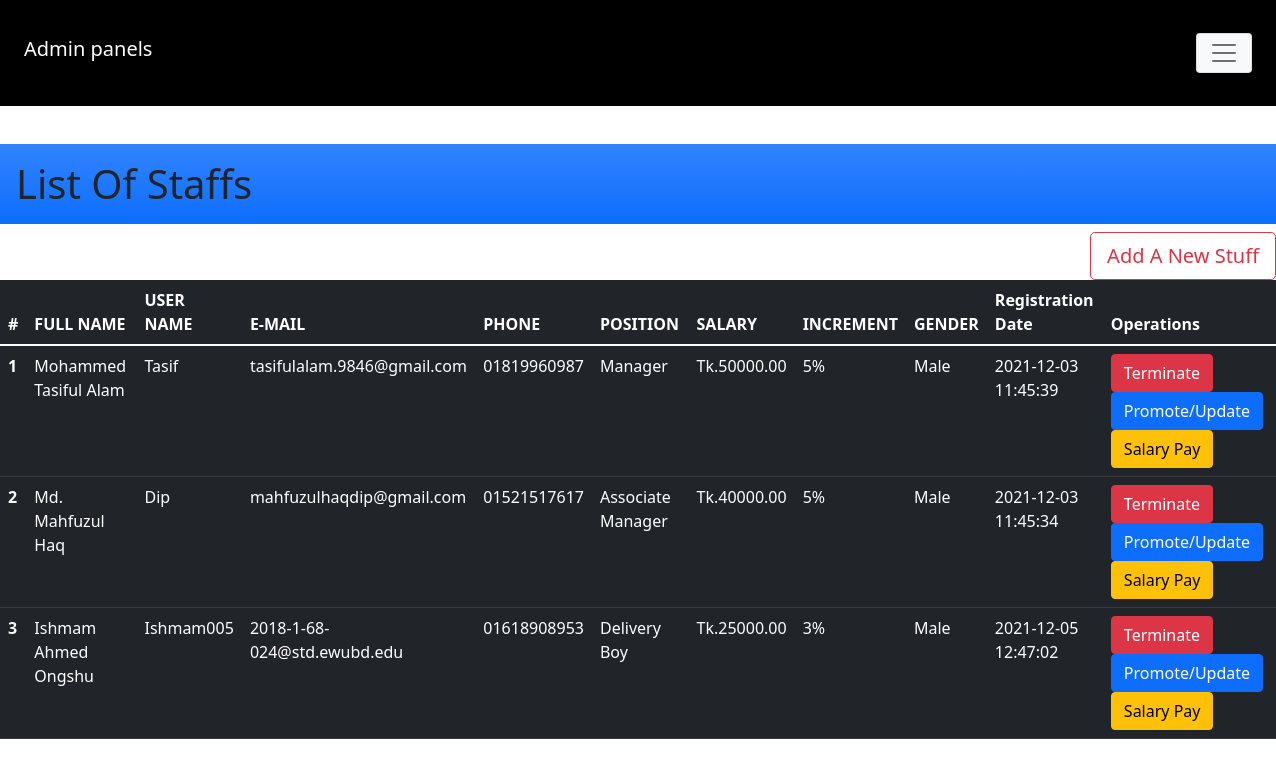
The page /TOD_Cafe/afterlogin admins panel.php?stuff=stuff on the database its author committed.
### tables this page shows
CREATE TABLE `persons_stuff` (
  `id` int(11) UNSIGNED NOT NULL,
  `username` varchar(255) NOT NULL,
  `fullname` varchar(255) NOT NULL,
  `email` varchar(255) DEFAULT NULL,
  `phonenumber` varchar(15) NOT NULL,
  `pass` varchar(15) NOT NULL DEFAULT '123456',
  `gender` varchar(15) NOT NULL,
  `position` varchar(255) NOT NULL,
  `reg_date` timestamp NOT NULL DEFAULT current_timestamp() ON UPDATE current_timestamp(),
  `login_status` tinyint(1) DEFAULT 1
);

CREATE TABLE `position` (
  `position` varchar(200) NOT NULL,
  `salary` decimal(10,2) DEFAULT NULL,
  `increment` int(11) DEFAULT NULL
);

### TOD_Cafe/Show_List.php (the view, shortened to what this page needs)
<?php
        if(isset($_GET['stuff']))
        {
          echo "<h1 class = 'p-3 mb-2 bg-primary bg-gradient'>List Of Staffs</h1>";
          echo "
          <div class='d-grid gap-2 d-md-flex justify-content-md-end'><a class = 'btn btn-outline-danger btn-lg' href='Insert_stuff.php'>Add A New Stuff</a></div>";
          echo "
                <table class='table table-dark table-hover'>
                    <thead>
                    <tr>
                      <th scope='col'>#</th>
                      <th scope='col'>FULL NAME</th>
                      <th scope='col'>USER NAME</th>
                      <th scope='col'>E-MAIL</th>
                      <th scope='col'>PHONE</th>
                      <th scope='col'>POSITION</th>
                      <th scope='col'>SALARY</th>
                      <th scope='col'>INCREMENT</th>
                      <th scope='col'>GENDER</th>
                      <th scope='col'>Registration Date</th>
                      <th scope='col'>Operations</th>
                    </tr>
                  </thead>
                  <tbody>";
                include "localhost.php";
                $sql = "SELECT * FROM `persons_stuff` NATURAL JOIN position";
                $result = mysqli_query($conn, $sql);
                if (mysqli_num_rows($result) > 0)
                {
                  $i = 1;
                  while($row = mysqli_fetch_assoc($result))
                  {
                    $fname = $row['fullname'];
                    $uname = $row['username'];
                    $email = $row['email'];
                    $phone = $row['phonenumber'];
                    $pos = $row['position'];
                    $gender = $row['gender'];
                    $sala = $row['salary'];
                    $inc = $row['increment']/5;
                    $reg = $row['reg_date'];
                    echo "
                    <tr>
                      <th scope='row'>$i</th>
                      <td>$fname</td>
                      <td>$uname</td>
                      <td>$email</td>
                      <td>$phone</td>
                      <td>$pos</td>
                      <td>Tk.$sala</td>
                      <td>$inc%</td>
                      <td>$gender</td>
                      <td>$reg</td>
                      <td><a href = 'Terminate_stuff.php?stuff_Delete=$uname&email=$email' class='btn btn-danger'>Terminate</a><a href='edit_stuff.php?stuff=$uname&email=$email' class='btn btn-primary'>Promote/Update</a><a class='btn btn-warning'>Salary Pay</a></td>
                    </tr>";
                    $i++;
                  }
                }
                else
                {
                  echo "0 results";
                }
            echo "</tbody>
          </table>";
        }
?>

### TOD_Cafe/afterlogin admins panel.php (shortened to what this page needs)
<?php
include "localhost.php";
?>
<!DOCTYPE html>
<html lang="en">
<head>
    <link rel="stylesheet" href="CSS/bootstrap/css/bootstrap.min.css">
</head>
<body>
    <div>
        <nav class="navbar navbar-light bg-black fixed-top">
            <div class="container-fluid p-4">
              <a class="navbar-brand text-white h4" href="#">Admin panels</a>
              <button class="navbar-toggler bg-light" type="button" data-bs-toggle="offcanvas" data-bs-target="#offcanvasNavbar" aria-controls="offcanvasNavbar">
                <span class="navbar-toggler-icon"></span>
              </button>
            </div>
          </nav>
          <br><br><br><br><br><br>
    </div>
    <?php
    include "Show_List.php";
    ?>
</body>
</html>

### rows shown on the page
persons_stuff: fullname "Mohammed Tasiful Alam", username "Tasif", email "tasifulalam.9846@gmail.com", phonenumber "01819960987", position "Manager", position.salary "50000.00", position.increment "5", gender "Male", reg_date "2021-12-03 11:45:39"
persons_stuff: fullname "Md. Mahfuzul Haq", username "Dip", email "mahfuzulhaqdip@gmail.com", phonenumber "01521517617", position "Associate Manager", position.salary "40000.00", position.increment "5", gender "Male", reg_date "2021-12-03 11:45:34"
persons_stuff: fullname "Ishmam Ahmed Ongshu", username "Ishmam005", email "2018-1-68-024@std.ewubd.edu", phonenumber "01618908953", position "Delivery Boy", position.salary "25000.00", position.increment "3", gender "Male", reg_date "2021-12-05 12:47:02"
